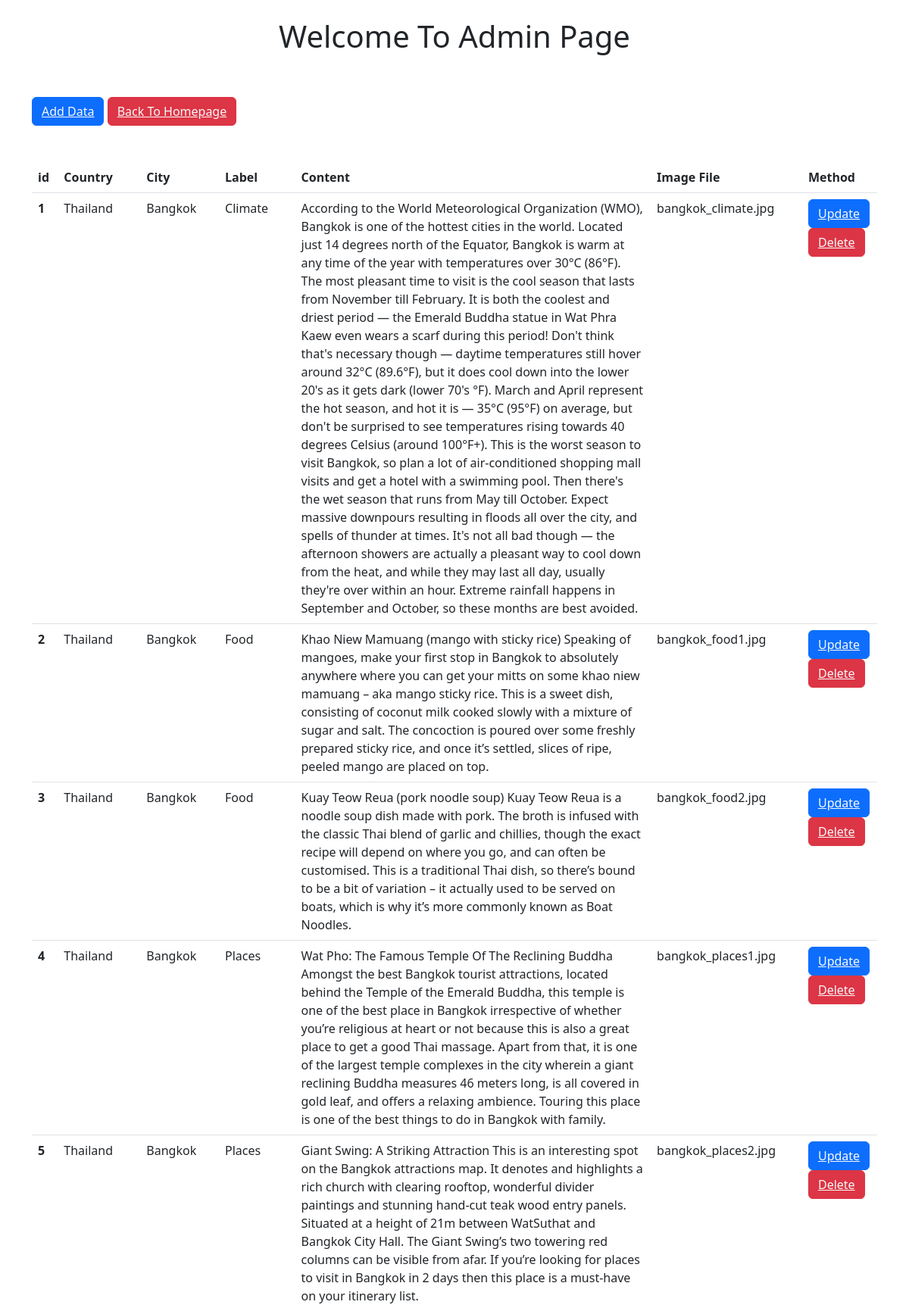
Screenshot of /displaydata.php (upper part) with the database file from the repository.
### tables this page shows
CREATE TABLE `travel` (
  `id` int(11) NOT NULL,
  `Country` varchar(255) NOT NULL,
  `City` varchar(255) NOT NULL,
  `Label` text NOT NULL,
  `Content` varchar(10000) NOT NULL,
  `image_file` varchar(255) NOT NULL
);

### displaydata.php (the view, shortened to what this page needs)
<?php
    $connect = new mysqli('localhost', 'root', 'root', 'otr_authen');
?>
<!DOCTYPE html>
<html lang="en">
<head>
    <link href="https://cdn.jsdelivr.net/npm/bootstrap@5.3.0-alpha3/dist/css/bootstrap.min.css" rel="stylesheet">
</head>
<body>
    <br>
    <h1 style="text-align:center;">Welcome To Admin Page</h1>
    <div class="container">
        <button class="btn btn-primary my-5"><a href="adddata.php" class="text-light">Add Data</a></button>
        <button class="btn btn-danger my-5"><a href="admin.php" class="text-light">Back To Homepage</a></button>
    <table class="table">
    <thead>
        <tr>
          <th scope="col">id</th>
          <th scope="col">Country</th>
          <th scope="col">City</th>
          <th scope="col">Label</th>
          <th scope="col">Content</th>
          <th scope="col">Image File</th>
          <th scope="col">Method</th>
        </tr>
    </thead>
    <tbody>
    <?php
        $sql = "SELECT * FROM `travel`";
        $result = mysqli_query($connect, $sql);
        if($result){
            while($row=mysqli_fetch_assoc($result)){
                $id = $row['id'];
                $country = $row['Country'];
                $city = $row['City'];
                $label = $row['Label'];
                $content = $row['Content'];
                $image = $row['image_file'];
                echo ' <tr>
                <th scope="row"> '.$id.' </th>
                <td> '.$country.' </td>
                <td> '.$city.' </td>
                <td> '.$label.' </td>
                <td> '.$content.' </td>
                <td> '.$image.' </td>
                <td>
                <button class="btn btn-primary"><a href="update.php?updateid='.$id.'" class="text-light">Update</a></button>
                <button class="btn btn-danger"><a href="delete.php?deleteid='.$id.'" class="text-light">Delete</a></button>
                </td>
            </tr>';
            }
        }
    ?>
  </tbody>
</table>
</div>
</body>
</html>

### rows the page displays
travel: id "1", Country "Thailand", City "Bangkok", Label "Climate", Content "According to the World Meteorological Organization (WMO), Bangkok is one of the hottest cities in the world. Located just 14 degrees north of the Equator, Bangkok is warm at any time of the year with temperatures over 30°C (86°F). The most pleasant time to visit is the cool season that lasts from November till February. It is both the coolest and driest period — the Emerald Buddha statue in Wat Phra Kaew even wears a scarf during this period! Don't think that's necessary though — daytime temperatures still hover around 32°C (89.6°F), but it does cool down into the lower 20's as it gets dark (lower 70's °F). March and April represent the hot season, and hot it is — 35°C (95°F) on average,…", image_file "bangkok_climate.jpg"
travel: id "2", Country "Thailand", City "Bangkok", Label "Food", Content "Khao Niew Mamuang (mango with sticky rice) Speaking of mangoes, make your first stop in Bangkok to absolutely anywhere where you can get your mitts on some khao niew mamuang – aka mango sticky rice. This is a sweet dish, consisting of coconut milk cooked slowly with a mixture of sugar and salt. The concoction is poured over some freshly prepared sticky rice, and once it’s settled, slices of ripe, peeled mango are placed on top.", image_file "bangkok_food1.jpg"
travel: id "3", Country "Thailand", City "Bangkok", Label "Food", Content "Kuay Teow Reua (pork noodle soup) Kuay Teow Reua is a noodle soup dish made with pork. The broth is infused with the classic Thai blend of garlic and chillies, though the exact recipe will depend on where you go, and can often be customised. This is a traditional Thai dish, so there’s bound to be a bit of variation – it actually used to be served on boats, which is why it’s more commonly known as Boat Noodles.", image_file "bangkok_food2.jpg"
travel: id "4", Country "Thailand", City "Bangkok", Label "Places", Content "Wat Pho: The Famous Temple Of The Reclining Buddha Amongst the best Bangkok tourist attractions, located behind the Temple of the Emerald Buddha, this temple is one of the best place in Bangkok irrespective of whether you’re religious at heart or not because this is also a great place to get a good Thai massage. Apart from that, it is one of the largest temple complexes in the city wherein a giant reclining Buddha measures 46 meters long, is all covered in gold leaf, and offers a relaxing ambience. Touring this place is one of the best things to do in Bangkok with family.", image_file "bangkok_places1.jpg"
travel: id "5", Country "Thailand", City "Bangkok", Label "Places", Content "Giant Swing: A Striking Attraction This is an interesting spot on the Bangkok attractions map. It denotes and highlights a rich church with clearing rooftop, wonderful divider paintings and stunning hand-cut teak wood entry panels. Situated at a height of 21m between WatSuthat and Bangkok City Hall. The Giant Swing’s two towering red columns can be visible from afar. If you’re looking for places to visit in Bangkok in 2 days then this place is a must-have on your itinerary list.", image_file "bangkok_places2.jpg"
